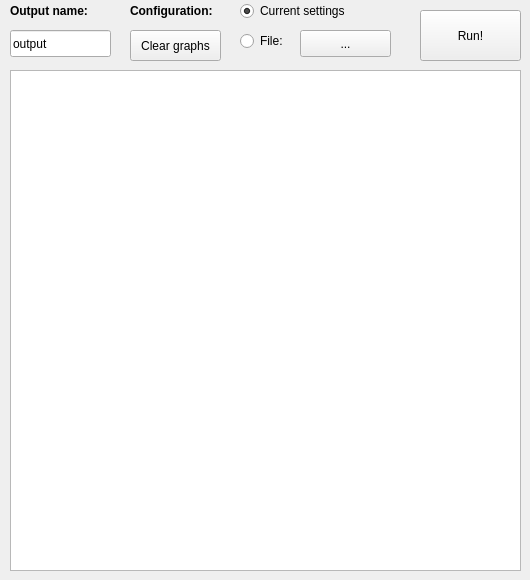
    <widget class="QWidget" name="bsgMainTab">
     <attribute name="title">
      <string>Beta Spectrum Shape Generator</string>
     </attribute>
     <widget class="QWidget" name="horizontalLayoutWidget">
      <property name="geometry">
       <rect>
        <x>10</x>
        <y>70</y>
        <width>511</width>
        <height>501</height>
       </rect>
      </property>
      <layout class="QHBoxLayout" name="horizontalLayout">
       <item>
        <widget class="PlotWidget" name="gv_plotSpectrum"/>
       </item>
      </layout>
     </widget>
     <widget class="QPushButton" name="b_runBSG">
      <property name="geometry">
       <rect>
        <x>420</x>
        <y>10</y>
        <width>101</width>
        <height>51</height>
       </rect>
      </property>
      <property name="cursor">
       <cursorShape>OpenHandCursor</cursorShape>
      </property>
      <property name="toolTip">
       <string>Run the spectrum shape generator</string>
      </property>
      <property name="statusTip">
       <string>Run the spectrum shape generator</string>
      </property>
      <property name="text">
       <string>Run!</string>
      </property>
      <property name="checkable">
       <bool>false</bool>
      </property>
      <property name="checked">
       <bool>false</bool>
      </property>
      <property name="default">
       <bool>false</bool>
      </property>
      <property name="flat">
       <bool>false</bool>
      </property>
     </widget>
     <widget class="QLineEdit" name="le_outputName">
      <property name="geometry">
       <rect>
        <x>10</x>
        <y>30</y>
        <width>101</width>
        <height>27</height>
       </rect>
      </property>
      <property name="statusTip">
       <string>Choose the output name of all files generated (omit extension)</string>
      </property>
      <property name="text">
       <string>output</string>
      </property>
     </widget>
     <widget class="QLabel" name="label_10">
      <property name="geometry">
       <rect>
        <x>10</x>
        <y>0</y>
        <width>111</width>
        <height>21</height>
       </rect>
      </property>
      <property name="font">
       <font>
        <weight>75</weight>
        <bold>true</bold>
       </font>
      </property>
      <property name="statusTip">
       <string>Choose the output name of all files generated (omit extension)</string>
      </property>
      <property name="text">
       <string>Output name:</string>
      </property>
     </widget>
     <widget class="QRadioButton" name="rb_currentSettings">
      <property name="geometry">
       <rect>
        <x>240</x>
        <y>0</y>
        <width>141</width>
        <height>22</height>
       </rect>
      </property>
      <property name="toolTip">
       <string>Use the Spectral Shape &amp; Nuclear Structure options as currently specified in the GUI</string>
      </property>
      <property name="statusTip">
       <string>Use the Spectral Shape &amp; Nuclear Structure options as currently specified in the GUI</string>
      </property>
      <property name="text">
       <string>Current settings</string>
      </property>
      <property name="checked">
       <bool>true</bool>
      </property>
     </widget>
     <widget class="QRadioButton" name="rb_configFile">
      <property name="geometry">
       <rect>
        <x>240</x>
        <y>30</y>
        <width>61</width>
        <height>22</height>
       </rect>
      </property>
      <property name="toolTip">
       <string>Use the Spectrum Shape and Nuclear Structure Options as specified in an external config file</string>
      </property>
      <property name="statusTip">
       <string>Use the Spectrum Shape and Nuclear Structure Options as specified in an external config file</string>
      </property>
      <property name="text">
       <string>File:</string>
      </property>
     </widget>
     <widget class="QLabel" name="label_5">
      <property name="geometry">
       <rect>
        <x>130</x>
        <y>0</y>
        <width>111</width>
        <height>21</height>
       </rect>
      </property>
      <property name="font">
       <font>
        <weight>75</weight>
        <bold>true</bold>
       </font>
      </property>
      <property name="text">
       <string>Configuration:</string>
      </property>
     </widget>
     <widget class="QPushButton" name="b_chooseConfigFile">
      <property name="geometry">
       <rect>
        <x>300</x>
        <y>30</y>
        <width>91</width>
        <height>27</height>
       </rect>
      </property>
      <property name="cursor">
       <cursorShape>OpenHandCursor</cursorShape>
      </property>
      <property name="text">
       <string>...</string>
      </property>
     </widget>
     <widget class="QPushButton" name="b_clearSpectra">
      <property name="geometry">
       <rect>
        <x>130</x>
        <y>30</y>
        <width>91</width>
        <height>31</height>
       </rect>
      </property>
      <property name="cursor">
       <cursorShape>OpenHandCursor</cursorShape>
      </property>
      <property name="toolTip">
       <string>Run the spectrum shape generator</string>
      </property>
      <property name="statusTip">
       <string>Run the spectrum shape generator</string>
      </property>
      <property name="text">
       <string>Clear graphs</string>
      </property>
      <property name="checkable">
       <bool>false</bool>
      </property>
      <property name="checked">
       <bool>false</bool>
      </property>
      <property name="default">
       <bool>false</bool>
      </property>
      <property name="flat">
       <bool>false</bool>
      </property>
     </widget>
    </widget>
